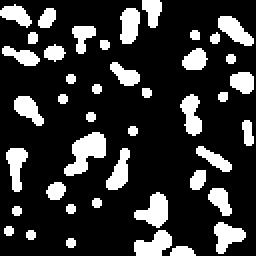
#> input picture skimage.data.binary_blobs(), 128 x 128 px (shown 2 times larger)
$ jupyter execute --allow-errors 04_reaction_diffusion_systems.ipynb   (shell and % lines are left out)
#> lines starting #> are read from the running program, lines starting #| are printed output that depends on the picture; after the words box and inside, x2 and y2 are one past the last pixel; in counts of white or black regions, pixels touching at a corner belong together
[](http://colab.research.google.com/github/yue-sun/generative-art/blob/main/03_wednesday/04_reaction_diffusion_systems.ipynb)

# Gray–Scott Model of Reaction–Diffusion Patterns

The Gray–Scott model of reaction–diffusion models two interacting components, $U$ and $V$ with concentrations $u$ and $v$ respectively, that both react and diffuse on a 2D grid. This simple model can simulate complex, dynamic, and mesmerizing spatial–temporal patterns like spots, stripes, and mitosis. In this notebook, we will build an interactive Python Gray–Scott simulator with varying patterns and color palettes.

## A little bit of math and physics

Before we starting coding, let us delve into the formulation of the Gray–Scott model to see how reaction, diffusion, and other parameters impact the concentrations $u$ and $v$. As implied by the name, $U$ and $V$ react with each other and diffuse in space.

The reaction between the two components is given by:
$$
\begin{aligned}
U + 2V &\rightarrow 3V \\
V &\rightarrow P
\end{aligned}
$$
where $P$ represents an inert product that depletes the amount of $V$ present. The evolution of concentrations $u$ and $v$ with respect to (w.r.t.) time is given by the following system of partial differential equations (PDEs):

Let's break down the contributions to these equations.

### Reaction

According to the chemical reaction, one $U$ and two $V$ produce $3V$; as a result, the reaction _rate_ is proportional to $uv^2$. This reaction effectively converts $U$ into $V$: the increase in $v$ is equivalent to the decrease in $u$.

### Diffusion

$D_u$ and $D_v$ represent the diffusion constants of each component (assuming constants for simplicity), and $\nabla^2$ is the Laplace operator in 2D:
$$
\nabla^2=\frac{\partial^2}{\partial x^2}+\frac{\partial^2}{\partial y^2}
$$
Both $U$ and $V$ respond to the concentrations of their surroundings. Naturally, higher-concentration regions diffuse to lower regions. For example, when the concentration of $U$ is higher at a point than its surroundings, $\nabla^2u$ will be negative, and $u$ will decrease at that point.

### Replenishment

$U$ is replenished from the environment in proportion to $f(1-u)$, where $f$ is a constant known as the _feed rate_. This is the first key parameter we will tune to observe different patterns.

### Depletion

$V$ depletes by forming an inert product $P$. Without depletion, $v$ could increase without limit. This depletion proceeds at a rate proportional to $v$ and the sum $f+k$, where $k$ is a constant known as the _kill rate_. This is the second term we will tune to vary the pattern formation.

## A basic Gray–Scott simulator

Our goal in this session is to explore the variety of interesting visual patterns this simple yet rich interacting system can exhibit, which have analogs in biological pattern formation. For reference, the following website offers an interactive look into the phase diagram spanned by the $f$ and $k$ parameters: [Reaction-Diffusion by the Gray-Scott Model: Pearson's Parametrization](http://mrob.com/pub/comp/xmorphia/index.html).

We will use numerical integration to simulate the Gray–Scott model, which can be broken down into about five steps:

0. import libraries
1. set physical and simulation parameters
2. initialize two concentrations $u$ and $v$
3. convert PDEs into systems of ordinary differential equations (ODEs)
4. define a function for the right-hand side of ODEs
5. use `solve_ivp` to numerically integrate the function w.r.t. time

We will start by importing the necessary libraries:

[cell 1]
import numpy as np
import matplotlib.pyplot as plt
import matplotlib.animation as animation
import time
import ipywidgets as widgets
from skimage.data import binary_blobs
from skimage.io import imread
from scipy.integrate import solve_ivp
from IPython.display import HTML, display

Below, we define two helper functions to format and make plots and animations.

[cell 2]
def plot_pattern(u, colormap='twilight'):
    ''' Plot the concentration as a colored image.
        Inputs:
            u - grid of concentrations of one component
            colormap - an optional specification for a colormap to use
        Outputs:
            fig, ax, im - handles to figure, axis, and image
    '''
    fig, ax = plt.subplots(1, 1, figsize=(6,6))
    im = ax.imshow(u, cmap=plt.get_cmap(colormap),
                   vmin=0.2, vmax=1.0,
                   interpolation='bicubic',
                   extent=[-1,1,-1,1], alpha=0.8)
    ax.tick_params(labelsize=14)
    ax.set_xlim(-1, 1)
    ax.set_ylim(-1, 1)
    ax.axis('off')
    ax.grid(False)

    return fig, ax, im

def animate_pattern(out, colormap='twilight'):
    ''' Animate the concentration over time.
        Inputs:
            out - 3D array of frames
            colormap - an optional specification for a colormap to use
        Outputs:
            ani - handle to animation
    '''
    frames = out.shape[-1]
    fig, ax, im = plot_pattern(out[:,:,0], colormap);

    def animate(i):
        ''' Plot updates for animation.'''
        im.set_array(out[:,:,i])
        return im,

    ani = animation.FuncAnimation(fig, animate, frames=frames, interval=100, blit=True)
    plt.close(fig)
    return ani

We first initialize our reaction–diffusion system, which requires instantiating two $N\times N$ grids:
- one for the concentration $u$ of the first component
- the other for the concentration $v$ of the second component

We will use a built-in function `binary_blobs` to generate a binary image of random, blob-like structures. This image indicates the initial concentration values of the two components:
- where image is 1, set $u=0.5$ and $v=0.25$
- where image is 0, set $u=1$ and $v=0$

We also provide an optional argument to invert the background (where image is 0): instead of a $U$-dominant background, we have $V$-dominant instead. Some patterns can only be realized via this inverted type of initialization.

[cell 3]
def init_concentrations(N, inverse=False):
    ''' Initialize concentrations of a two-components system randomly.'''
#> called with N = 128, inverse = False
    mask = binary_blobs(N, blob_size_fraction=0.1, volume_fraction=0.2)
#> mask is the input picture: shape (128, 128) bool; 20% white; 43 white regions, largest, box (x1, y1, x2, y2) and area: (32, 66, 53, 88) 252, (67, 96, 84, 114) 178, (67, 115, 86, 128) 162
    if inverse:
        u = np.zeros((N, N)); u[mask] = 0.5
        v = np.ones((N, N));  v[mask] = 0.25
    else:
        u = np.ones((N, N));  u[mask] = 0.5
        v = np.zeros((N, N)); v[mask] = 0.25
    return u, v

Let us start with plotting an example of the initial state. Note that you can change the color palette used for plotting by changing the `colormap` argument in `plot_pattern` to the name of one of these [colormaps](https://matplotlib.org/stable/tutorials/colors/colormaps.html).

[cell 4]
# Initialize
N = 128
u, v = init_concentrations(N)

# Plot the u concentration
#> (the rest of this cell did not finish here and is left out)


Next, we need to define another helper function to discretize the Laplacian of each concentration. For example, $\nabla^2u$ is:
$$
\nabla^2u_{i,j} \approx \frac{-4u_{i,j}+u_{i+1,j}+u_{i-1,j}+u_{i,j+1}+u_{i,j-1}}{h^2}
$$
where $h$ is the lattice spacing. We'll use a square domain on $[-1,1]\times [-1,1]$ discretized into $N\times N$ grid points with periodic boundaries; thus our spacing is given by $h=2/N$.

You will notice that the sum of the coefficients of the discrete Laplacian is zero. This enforces mass conservation; since the Laplacian of the concentration is proportional to the rate of inflow or outflow from any point in space, the outflow from any given point must equal the sum of inflow contributions that point makes to any of its neighbors.

Since we will need to perform two Laplace operations at each integration step, one for each concentration, we define a general function for the Laplace operator that can be repurposed several times.

[cell 5]
def laplacian_2d(u, N):
    ''' Compute the Laplacian of concentration over a 2D grid.
        Inputs:
            u - an array of concentrations
            N - the system size in each dimension (2D)
        Outputs:
            lap - the Laplacian of concentration
    '''
    h = 2./N
    invh2 = 1./(h*h)
    lap = (-4*u + np.roll(u, 1, axis=0) \
                + np.roll(u, -1, axis=0) \
                + np.roll(u, 1, axis=1) \
                + np.roll(u, -1, axis=1)) * invh2
    return lap

Our original set of equations is a system of PDEs, but by discretizing the spatial dimensions on an $N\times N$ grid, we convert our system to a set of ODEs with time as the continuous integration variable. The Gray-Scott system of ODEs is defined in the function ```gray_scott``` below.

[cell 6]
def gray_scott(t, y, N, Du, Dv, f, k):
    ''' Spatially discretized PDE for the Gray–Scott reaction diffusion system.
        Inputs:
            t - the current time
            y - a flattened array of concentrations u and v
            N - the system size in each dimension
            Du, Dv - the diffusion constants
            f - the feed rate
            k - the kill rate
        Outputs:
            dy - a flattened array of first derivatives of u and v
    '''
    # Unpack concentrations of each component
    u = y[:N*N].reshape(N, N)
    v = y[N*N:].reshape(N, N)

    # Compute the Laplacians
    Lu = laplacian_2d(u, N)
    Lv = laplacian_2d(v, N)

    # Define the first derivatives of u and v w.r.t. time
    du = Du*Lu - u*v*v + f*(1.-u)
    dv = Dv*Lv + u*v*v - (f+k)*v

    # Concatenate two derivatives into one linear array
    dy = np.hstack([du.ravel(), dv.ravel()])
    return dy

Finally, the function `solve` integrates the ODEs using the function `solve_ivp` from the Python `scipy` library.

[cell 7]
def solve(func, ti, tf, nt, yi, args):
    ''' Integrates the Gray–Scott model.
        Inputs:
            func - the function to integrate
            ti, tf - start and end integration times
            nt - number of evenly spaced output time points in [ti, tf]
            yi - initial concentrations [u, v]
            args - tuples of model parameters (Du, Dv, a, b, c)
            rtol, atol - tolerance for tuning the accuracy of the solver
        Outputs:
            u - the current concentration of u at the end time
    '''
    u, v = yi                        # unpack initial concentrations
    N = len(u)                       # extract grid dimension
    t_eval = np.linspace(ti, tf, nt) # evaluation time points
    Du, Dv, f, k = args              # unpack extra arguments

    start_time = time.time()         # time the integration

    # Integrate the differential equation using finite differences
    sol = solve_ivp(lambda t, y: func(t, y, N, Du, Dv, f, k), t_span=[ti, tf],
                    y0=np.hstack([u.ravel(), v.ravel()]), t_eval=t_eval, method='RK23')
    u = sol.y[:N*N,:].reshape(N, N, len(t_eval))
    v = sol.y[N*N:,:].reshape(N, N, len(t_eval))

    # Print elapsed time
    print('elapsed time (s):', time.time() - start_time)

    return u

[cell 8]
# Set parameters
Du = 2e-5    # diffusion constant of u
Dv = 1e-5    # diffusion constant of v
f = 0.058    # feed rate
k = 0.065    # kill rate

ti = 0       # start time
tf = 6000    # end time
frames = 100 # number of output time points

# Solve and plot u concentration
out = solve(gray_scott, ti, tf, frames, [u, v], args=(Du, Dv, f, k))
#> (the rest of this cell did not finish here and is left out)


#> (a cell that did not finish here is left out)

#> the sliders are set to presets = spirals
HTML(ani.to_html5_video())

## Adding variations

Now that we have set up our integration routine, let us explore some varied patterns of the Gray–Scott model using an interactive widget! The following widget features some presets of the feed and kill rates as starting points. Reference values and type classifications can be found here at ["Pearson's Classification (Extended) of Gray–Scott System Parameter Values"](http://mrob.com/pub/comp/xmorphia/pearson-classes.html).

#> (a cell that did not finish here is left out)

#> call 2 of init_concentrations, with N = 128, inverse = False
#> in init_concentrations (call 2), `mask = binary_blobs(N, blob_size_fraction=0.1, volume_fraction=0.2)`:
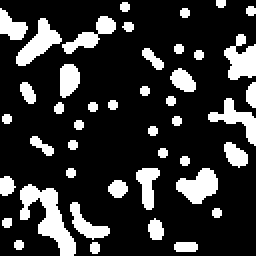
#> mask: shape (128, 128) bool (shown 2 times larger); 20% white; 44 white regions (1 under 20 px), largest, box (x1, y1, x2, y2) and area: (10, 92, 38, 128) 427, (8, 9, 31, 33) 236, (88, 84, 109, 102) 235

    # Solve
    ti, tf = 0, 6000
    frames = 100
    out = solve(gray_scott, ti, tf, frames, [u, v], args=(Du, Dv, f, k))

    # Create and display animation
    print('creating animation...')
    ani = animate_pattern(out, colormap='twilight')
#> the sliders are set to k = 0.057, inverse = True
    h.display(HTML(ani.to_html5_video()))

To more easily vary the model parameters, we add two sliders to change the feed and kill rates.

[cell 11]
feed_slider = widgets.FloatSlider(
    value=0.03, min=0.01, max=0.11, step=0.001,
    description='Feed rate:', readout_format='.3f',)
kill_slider = widgets.FloatSlider(
    value=0.057, min=0.04, max=0.07, step=0.001,
    description='Kill rate:', readout_format='.3f',)

#> (the rest of this cell did not finish here and is left out)

#> call 3 of init_concentrations, with N = 128, inverse = True
#> in init_concentrations (call 3), `mask = binary_blobs(N, blob_size_fraction=0.1, volume_fraction=0.2)`:
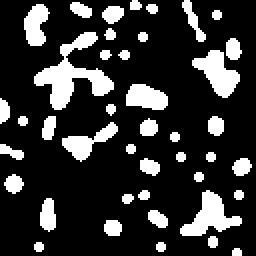
#> mask: shape (128, 128) bool (shown 2 times larger); 20% white; 42 white regions (1 under 20 px), largest, box (x1, y1, x2, y2) and area: (17, 16, 57, 55) 567, (90, 95, 121, 118) 325, (96, 25, 120, 49) 295

    # Solve
    Du, Dv = 2e-5, 1e-5
    ti, tf = 0, 6000
    frames = 100
    out = solve(gray_scott, ti, tf, frames, [u, v], args=(Du, Dv, f, k))

    # Create and display animation
    print('creating animation...')
    ani = animate_pattern(out, colormap='twilight')
    h.display(HTML(ani.to_html5_video()))

We can also seed the reaction with an image! A number of different silhouettes are provided in the GitHub repository.

[cell 12]
import cv2

# Convert a black and white image to a mask (resizing as necessary)
def init_seed_concentrations(N, image, inverse=False):
    ''' Initialize concentrations of a two-components system based on seed image.'''
    mask = imread('figs/seeds/'+image+'.png', as_gray=True)
    m, n = mask.shape
    scale = 128./min(m, n)
    width = int(n*scale)
    height = int(m*scale)
    dim = (width, height)
    mask = cv2.resize(mask, dim)
    m, n = mask.shape
    mask = mask[m//2-N//2:m//2+N//2, n//2-N//2:n//2+N//2]
    mask[mask > 0] = 1
    mask = np.logical_not(mask)

    # Initialize concentrations
    if inverse:
        u = np.zeros((N, N)); u[mask] = 0.5
        v = np.ones((N, N));  v[mask] = 0.25
    else:
        u = np.ones((N, N));  u[mask] = 0.5
        v = np.zeros((N, N)); v[mask] = 0.25
    return u, v

[cell 13]
# Run the cell if you are running the notebook on Google Colab
%cd generative-art/03_wednesday
# Print contents

[cell 14]
# Initialize u and v based on seed image
N = 128
#> (the rest of this cell did not finish here and is left out)

[cell 15]
# Set parameters
Du, Dv = 2e-5, 1e-5
#> Du = 2e-05; Dv = 1e-05
f, k = 0.0545, 0.062
ti, tf = 0, 6000
frames = 100

# Solve and plot u concentration
out = solve(gray_scott, ti, tf, frames, [u, v], args=(Du, Dv, f, k))
fig, ax, im = plot_pattern(out[:,:,-1], colormap='twilight');
